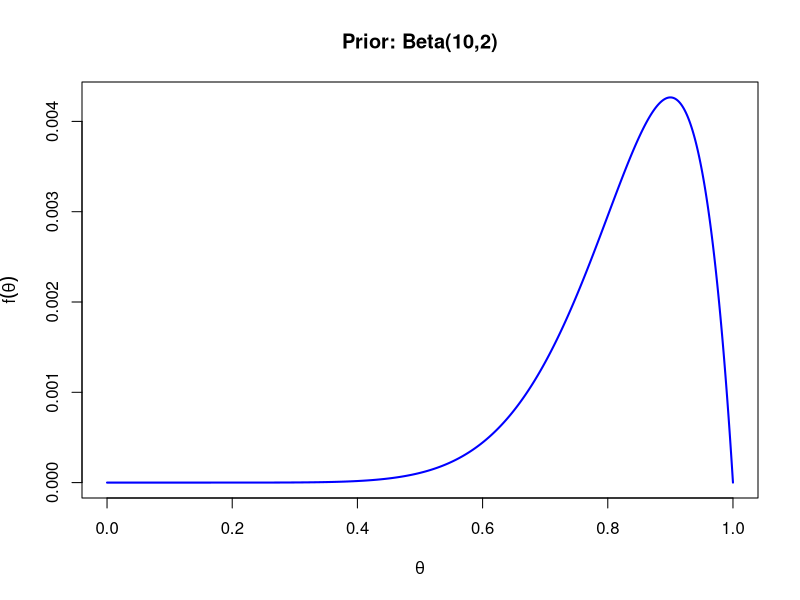
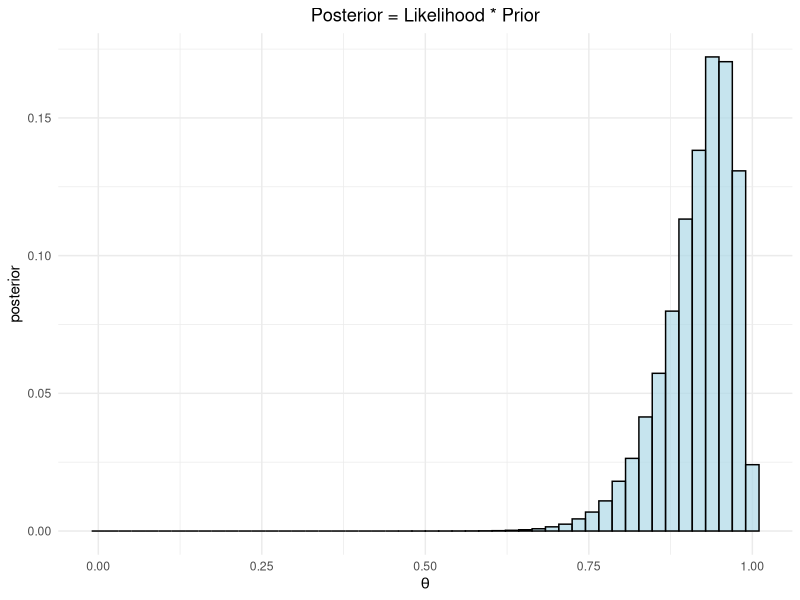
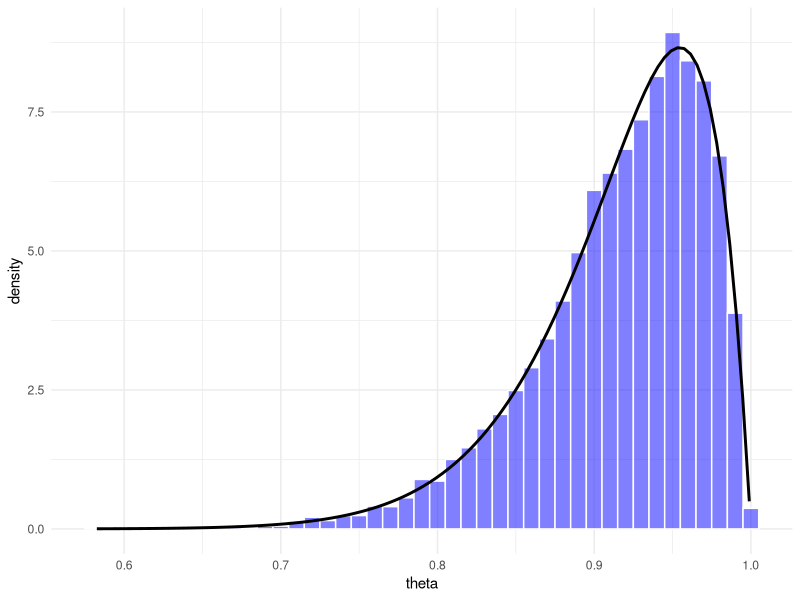
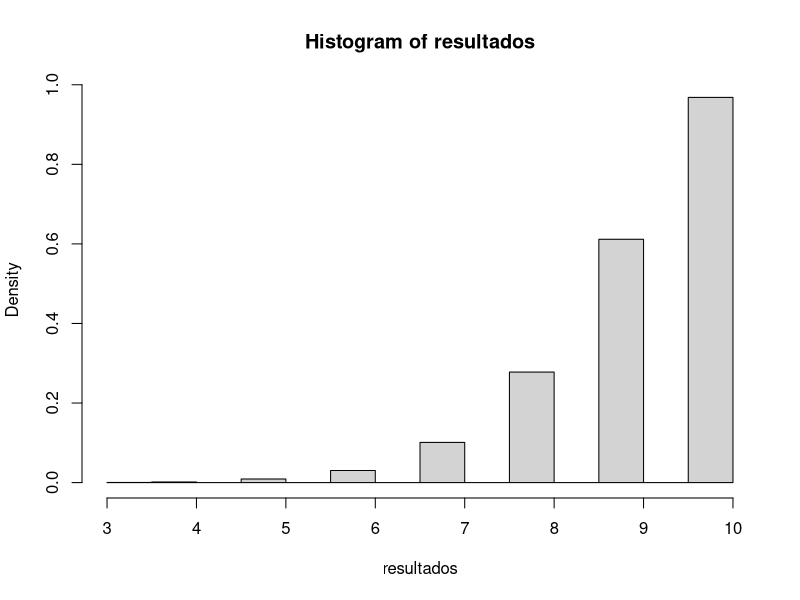

The R source for these figures, in order:
## ---- chunk 1
knitr::opts_chunk$set(echo = FALSE)
options(encoding = "UTF-8")
## ---- chunk 2
alpha <- 10
beta <- 2
N <- 1000

# Valores de theta entre 0 y 1
theta_vals <- seq(0, 1, length.out = N)

prior <- dbeta(theta_vals, alpha, beta)
prior <- prior/sum(prior)

# Grafico la función de densidad
plot(theta_vals, prior, type = "l", col='blue', lwd = 2,
     main = "Prior: Beta(10,2)",
     xlab = expression(theta), ylab = expression(f(theta)))
## ---- chunk 3
library(ggplot2)

set.seed(1)

n_tiros <- 12
aciertos <- 12
theta_grid <- seq(0, 1, length.out=N)

prior <- dbeta(theta_grid, alpha, beta) # computo densidad en puntos sampleados
likelihood <- dbinom(aciertos, n_tiros, theta_grid)
posterior <- likelihood * prior
posterior_normalizada <- posterior / sum(posterior)


posterior_analitico <- dbeta(theta_grid, alpha+aciertos , beta + n_tiros - aciertos)

data <- data.frame(theta=theta_grid, posterior=posterior_normalizada)

ggplot(data, aes(x=theta, weight=posterior)) +
  geom_histogram(bins = 50, fill = "lightblue", color = "black", alpha = 0.7) +
  labs(title = "Posterior = Likelihood * Prior",
       x = expression(theta),
       y = "posterior") +
  theme_minimal() + 
  theme(plot.title = element_text(hjust = 0.5))

## ---- chunk 4
library(dplyr)

post_samples <- sample_n(data, size=10000, replace=TRUE, weight=posterior)

ggplot(post_samples, aes(x=theta)) +
  geom_histogram(aes(y=..density..), fill='blue', color='white', alpha=0.5, binwidth=0.01) +
  stat_function(fun = dbeta, args = list(22, 2), lwd=1) +
  theme_minimal()

## ---- chunk 5
set.seed(1)
N <- 10000

theta_samples <- sample(theta_grid, size=N, replace=TRUE, prob=posterior_normalizada)
resultados <- rbinom(N, 10, theta_samples)
# resultados <- c()
# for (i in 1:N) {
#   resultados <- c(resultados, rbinom(1, 10, theta_samples[i]))
# }

hist(resultados, probability = T)
mean(resultados >= 8)
